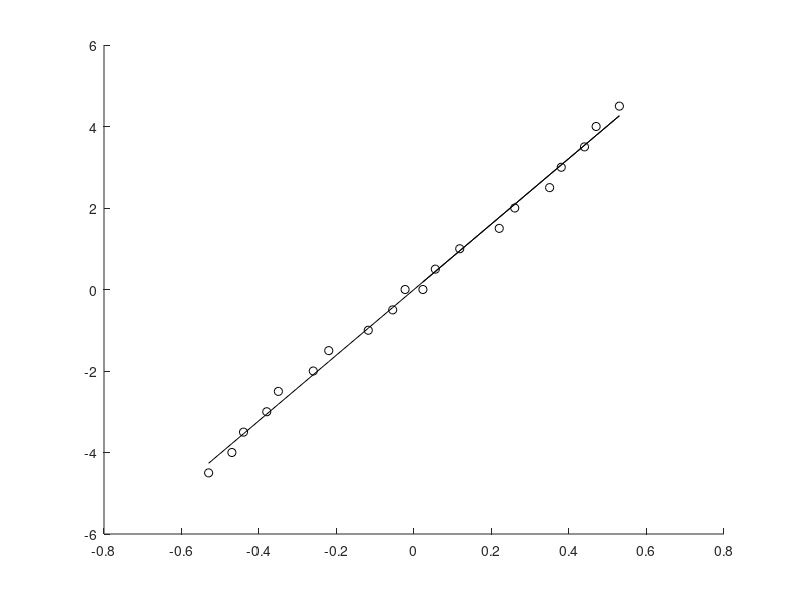

This chart was generated by the following MATLAB code:
% This data was collected with the robot hanging from the center of the top
% of the outer hip frame. The steady-state was recorded when the free leg
% was hanging vertically, by external torques applied to the other leg.
%
% Current was computed using the T/(KG )motor model, neglecting friction
% terms
%
%


data = [ ...% torque, angle
  0.0, 0.023;
  0.5, 0.055;
  1.0, 0.118;
  1.5, 0.220;
  2.0, 0.260;
  2.5, 0.350;
  3.0, 0.380;
  3.5, 0.44;
  4.0, 0.47;
  4.5, 0.53];    % Over temp limit in 1.5 seconds
  
dataMirror = -data; % Assume symmetry

torque = [data(:,1);dataMirror(:,1)];
angle = [data(:,2);dataMirror(:,2)];

figure(1); clf; hold on;
plot(angle, torque,'ko');

P = polyfit(angle, torque,1);

slope = P(1);

plot(angle, slope*angle,'k-');

fprintf('Hip Spring Constant: %3.3f Nm / rad \n',slope);